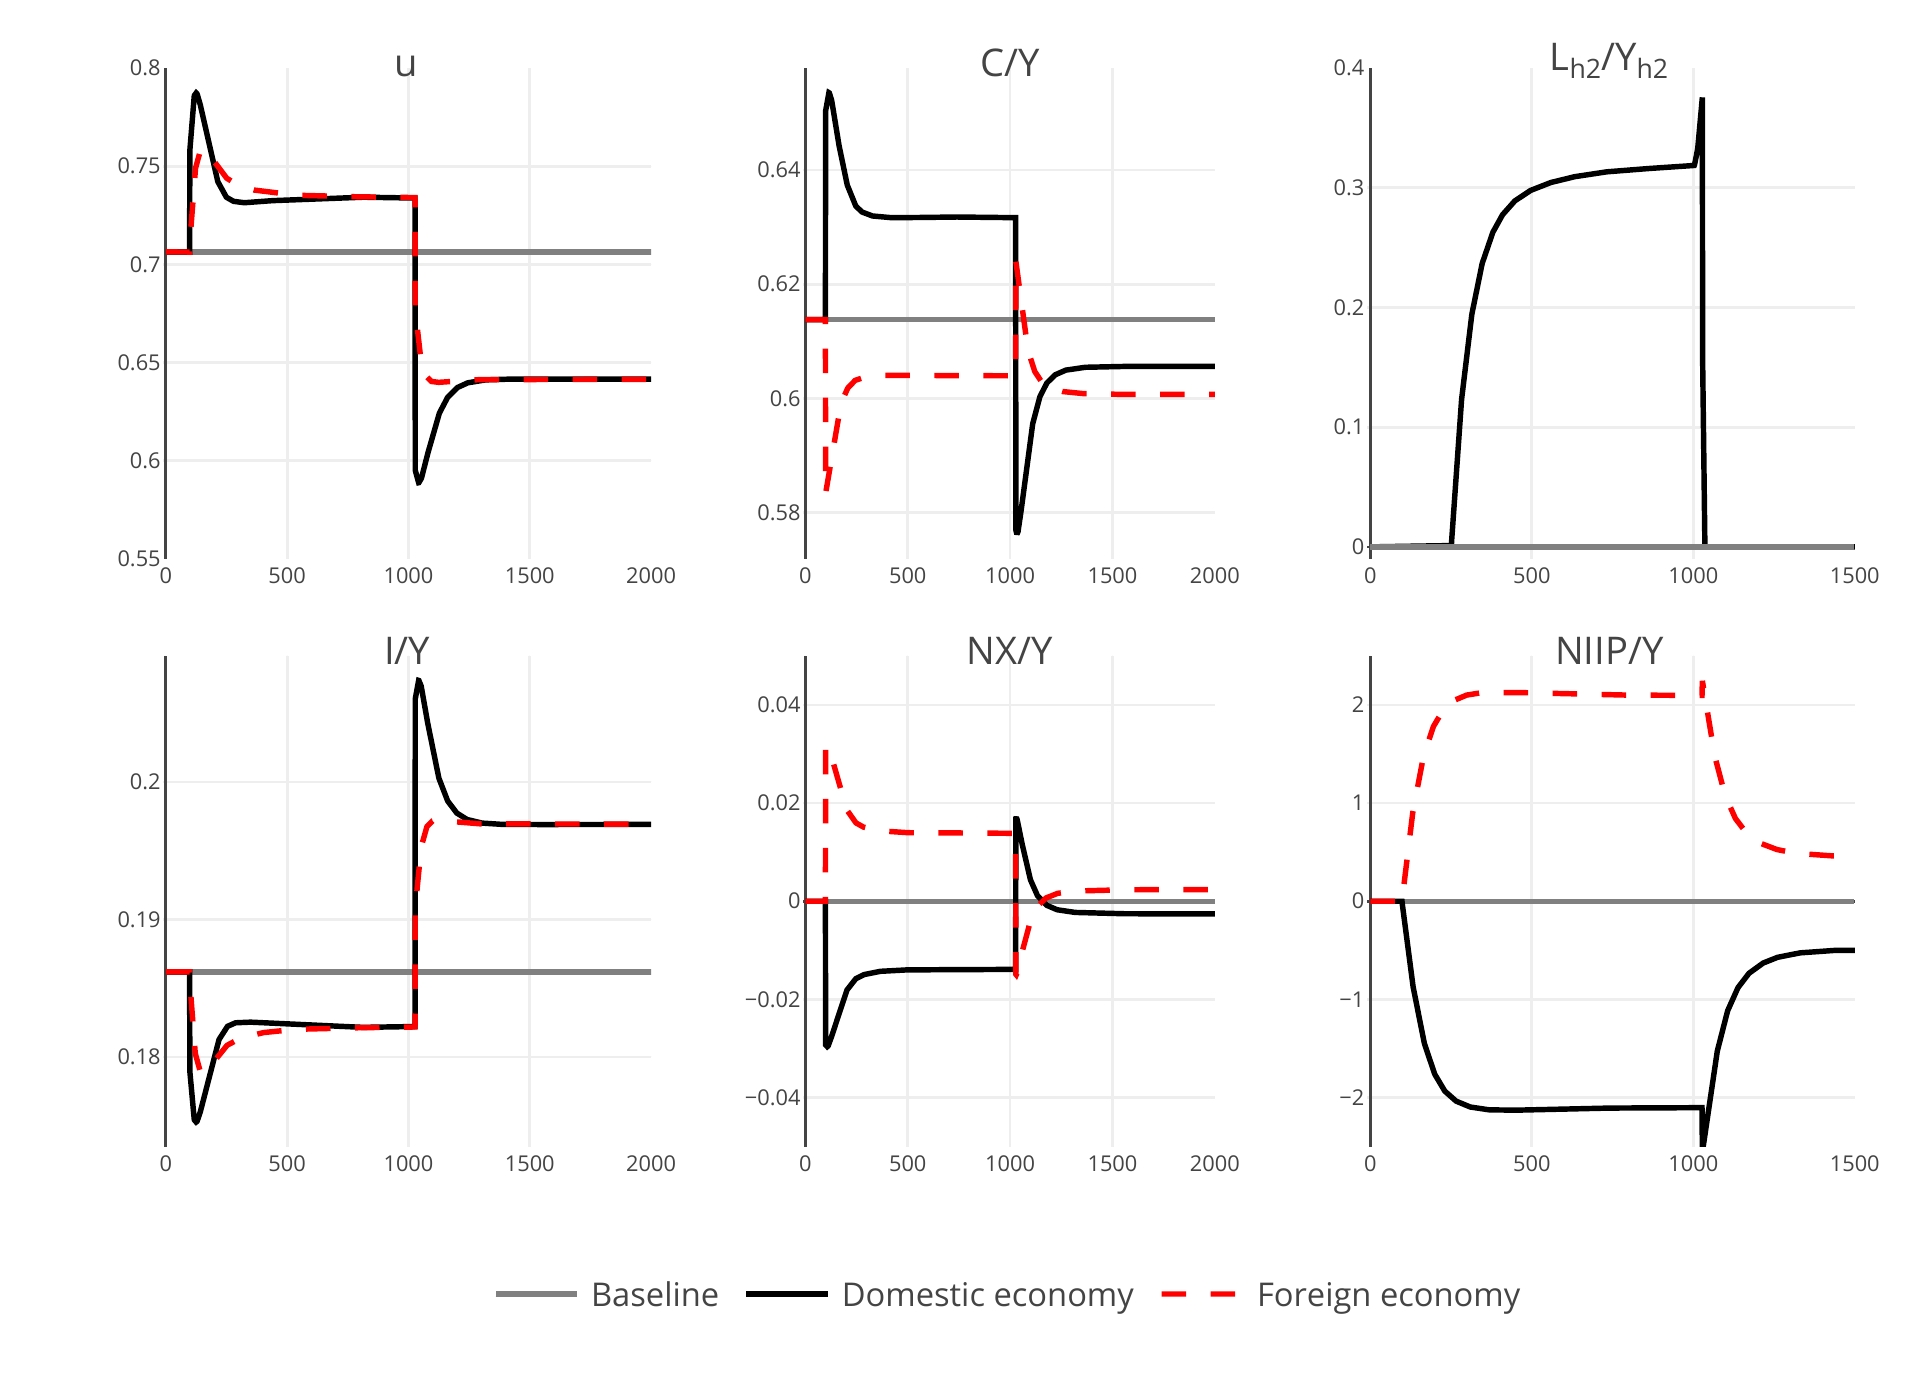

The script that drew this image:
library(plotly)

# Load the data
load(here::here("R/simulated_series_for_plots"))

# Annotations for subplots
u <- list(
  text = "u",
  font = list(size = 14),
  xref = "paper",
  yref = "paper",
  yanchor = "bottom",
  xanchor = "center",
  align = "center",
  x = 0.5,
  y = 0.95,
  showarrow = FALSE)

gr_Y <- list(
  text = "gr<sub>Y&#770;</sub>",
  font = list(size = 14),
  xref = "paper",
  yref = "paper",
  yanchor = "bottom",
  xanchor = "center",
  align = "center",
  x = 0.5,
  y = 0.95,
  showarrow = FALSE)

C_Y <- list(
  text = "C/Y",
  font = list(size = 14),
  xref = "paper",
  yref = "paper",
  yanchor = "bottom",
  xanchor = "center",
  align = "center",
  x = 0.5,
  y = 0.95,
  showarrow = FALSE)

I_Y <- list(
  text = "I/Y",
  font = list(size = 14),
  xref = "paper",
  yref = "paper",
  yanchor = "bottom",
  xanchor = "center",
  align = "center",
  x = 0.5,
  y = 0.95,
  showarrow = FALSE)

G_Y <- list(
  text = "G/Y",
  font = list(size = 14),
  xref = "paper",
  yref = "paper",
  yanchor = "bottom",
  xanchor = "center",
  align = "center",
  x = 0.5,
  y = 0.95,
  showarrow = FALSE)

NX_Y <- list(
  text = "NX/Y",
  font = list(size = 14),
  xref = "paper",
  yref = "paper",
  yanchor = "bottom",
  xanchor = "center",
  align = "center",
  x = 0.5,
  y = 0.95,
  showarrow = FALSE)

L_Yh2 <- list(
  text = "L<sub>h2</sub>/Y<sub>h2</sub>",
  font = list(size = 14),
  xref = "paper",
  yref = "paper",
  yanchor = "bottom",
  xanchor = "center",
  align = "center",
  x = 0.5,
  y = 0.95,
  showarrow = FALSE)

NIIP_Y <- list(
  text = "NIIP/Y",
  font = list(size = 14),
  xref = "paper",
  yref = "paper",
  yanchor = "bottom",
  xanchor = "center",
  align = "center",
  x = 0.5,
  y = 0.95,
  showarrow = FALSE)

# Utilization rate
p_u <- plot_ly() %>% 
  add_trace(x = 0:(nrow(d3)-3),
            y = tail(d1$u, 1),
            type = "scatter",
            mode = "lines",
            name = "u<sub>baseline</sub>",
            line = list(color = "grey")) %>% 
  add_trace(x = 0:(nrow(d3)-1),
            y = d3$u,
            type = "scatter",
            mode = "lines",
            line = list(color = "black"),
            name = "u") %>% 
  add_trace(x = 0:(nrow(d3)-1),
            y = d3$ux,
            type = "scatter",
            mode = "lines",
            line = list(color = "red",
                        dash = "dash"),
            name = "u<sub>x</sub>") %>%
  layout(xaxis = list(range = c(-10, 2000),
                      tickfont = list(size = 8)),
         yaxis = list(range = c(0.55, 0.8),
                      tickfont = list(size = 8),
                      dtick = 0.05),
         annotations = u,
         showlegend = TRUE,
         hovermode = "compare")

#p_u

# Growth rate of output
p_gr_Y <- plot_ly() %>% 
  # add_trace(x = 0:(nrow(d3)-3),
  #           y = tail(d3$gr_Y, 1),
  #           type = "scatter",
  #           mode = "lines",
  #           line = list(color = "black",
  #                       dash = "dot",
  #                       width = 1),
  #           hoverinfo = "none") %>% 
  add_trace(x = 0:(nrow(d3)-3),
            y = tail(d1$gr_Y, 1),
            type = "scatter",
            mode = "lines",
            line = list(color = "grey"),
            name = "gr<sub>Y&#770;<sub>baseline</sub></sub>") %>%
  add_trace(x = 0:(nrow(d3)-3),
            y = d3$gr_Y[3:nrow(d3)],
            type = "scatter",
            mode = "lines",
            line = list(color = "black"),
            name = "gr<sub>Y&#770;<sub>") %>% 
  add_trace(x = 0:(nrow(d3)-3),
            y = d3$gr_Yx[3:nrow(d3)],
            type = "scatter",
            mode = "lines",
            name = "gr<sub>Y&#770;<sub>x</sub></sub>",
            line = list(color = "red",
                        dash = "dash")) %>%
  layout(xaxis = list(range = c(-10, 2000),
                      tickfont = list(size = 8)),
         yaxis = list(range = c(0.014, 0.018),
                      tickfont = list(size = 8)),
         annotations = gr_Y,
         showlegend = TRUE,
         hovermode = "compare")

#p_gr_Y

# Consumption share
p_C <- plot_ly() %>% 
  add_trace(x = 0:(nrow(d3)-3),
            y = tail(d1$C_Y, 1),
            type = "scatter",
            mode = "lines",
            name = "gr<sub>Y<sub>x</sub></sub>",
            line = list(color = "grey")) %>% 
  add_trace(x = 0:(nrow(d3)-1),
            y = d3$C_Y,
            type = "scatter",
            mode = "lines",
            line = list(color = "black"),
            name = "C/Y") %>% 
  add_trace(x = 0:(nrow(d3)-1),
            y = d3$C_Yx,
            type = "scatter",
            mode = "lines",
            line = list(color = "red",
                        dash = "dash"),
            name = "C/Y<sub>x</sub>") %>%
  layout(xaxis = list(range = c(-10, 2000),
                      tickfont = list(size = 8)),
         yaxis = list(tickfont = list(size = 8)),
         annotations = C_Y,
         showlegend = TRUE,
         hovermode = "compare")
#p_C

# Investment share
p_I <- plot_ly() %>%
  # add_trace(x = 0:(nrow(d3)-3),
  #           y = tail(d3$I_Y, 1),
  #           type = "scatter",
  #           mode = "lines",
  #           hoverinfo = "none",
  #           line = list(color = "black",
  #                       dash = "dot",
  #                       width = 1)) %>% 
  add_trace(x = 0:(nrow(d3)-3),
            y = tail(d1$I_Y, 1),
            type = "scatter",
            mode = "lines",
            name = "I/Y<sub>baseline</sub>",
            line = list(color = "grey")) %>% 
  add_trace(x = 0:(nrow(d3)-1),
            y = d3$I_Y,
            type = "scatter",
            mode = "lines",
            line = list(color = "black"),
            name = "I/Y") %>% 
  add_trace(x = 0:(nrow(d3)-1),
            y = d3$I_Yx,
            type = "scatter",
            mode = "lines",
            line = list(color = "red",
                        dash = "dash"),
            name = "I/Y<sub>x</sub>") %>%
  layout(xaxis = list(range = c(-10, 2000),
                      tickfont = list(size = 8)),
         yaxis = list(tickfont = list(size = 8)),
         annotations = I_Y,
         showlegend = TRUE,
         hovermode = "compare")

#p_I

# Government share
p_G <- plot_ly() %>% 
  add_trace(x = 0:(nrow(d3)-1),
            y = round(d3$G_Y, digits = 2),
            type = "scatter",
            mode = "lines",
            line = list(color = "black"),
            name = "G/Y") %>% 
  add_trace(x = 0:(nrow(d3)-1),
            y = round(d3$G_Yx, digits = 2),
            type = "scatter",
            mode = "lines",
            line = list(color = "red",
                        dash = "dash"),
            name = "G/Y<sub>x</sub>") %>%
  layout(xaxis = list(range = c(-10, 2000),
                      tickfont = list(size = 8)),
         yaxis = list(range = c(0, 0.3), 
                      tickfont = list(size = 8)),
         annotations = G_Y,
         showlegend = TRUE,
         hovermode = "compare")

#p_G

# Net export share
p_NX <- plot_ly() %>% 
  add_trace(x = 0:(nrow(d3)-3),
            y = tail(d1$NX_Y, 1),
            type = "scatter",
            mode = "lines",
            name = "Baseline",
            line = list(color = "grey")) %>% 
  add_trace(x = 0:(nrow(d3)-1),
            y = d3$NX_Y,
            type = "scatter",
            mode = "lines",
            line = list(color = "black"),
            name = "Domestic economy") %>% # NX/Y 
  add_trace(x = 0:(nrow(d3)-1),
            y = d3$NX_Yx,
            type = "scatter",
            mode = "lines",
            line = list(color = "red",
                        dash = "dash"),
            name = "Foreign economy") %>% # NX/Y<sub>x</sub>
  layout(xaxis = list(range = c(-10, 2000),
                      tickfont = list(size = 8)),
         yaxis = list(range = c(-0.05, 0.05),
                      tickfont = list(size = 8),
                      dtick = 0.02),
         annotations = NX_Y,
         showlegend = TRUE,
         hovermode = "compare")

#p_NX

# NIIP share
p_NIIP <- plot_ly() %>% 
  add_trace(x = 0:(nrow(d1)-3),
            y = 0,
            type = "scatter",
            mode = "lines",
            name = "Baseline",
            line = list(color = "grey")) %>% 
  add_trace(x = 0:(nrow(d3)-1),
            y = d3$NIIP_Y,
            type = "scatter",
            mode = "lines",
            line = list(color = "black"),
            name = "Domestic economy") %>% 
  add_trace(x = 0:(nrow(d3)-1),
            y = d3$NIIP_Yx,
            type = "scatter",
            mode = "lines",
            line = list(color = "red",
                        dash = "dash"),
            name = "Foreign economy") %>% 
  layout(xaxis = list(range = c(-10, 1500),
                      tickfont = list(size = 8)),
         yaxis = list(range = c(-2.5, 2.5),
                      tickfont = list(size = 8),
                      dtick = 1),
         annotations = NIIP_Y,
         showlegend = TRUE,
         hovermode = "compare")

# p_NIIP

# Debt to income ratio
p_L_Yh2 <- plot_ly() %>% 
  add_trace(x = 0:(nrow(d3)-1),
            y = d3$L_Yh2,
            type = "scatter",
            mode = "lines",
            line = list(color = "black"),
            name = "(L/Y)<sub>h2</sub>") %>% 
  add_trace(x = 0:(nrow(d1)-3),
            y = 0,
            type = "scatter",
            mode = "lines",
            name = "Baseline",
            line = list(color = "grey")) %>% 
  layout(xaxis = list(range = c(-10, 1500),
                      tickfont = list(size = 8)),
         yaxis = list(range = c(-0.01, 0.4), 
                      tickfont = list(size = 8)),
         annotations = L_Yh2,
         showlegend = TRUE,
         hovermode = "compare")

#p_L_Yh2

sub_plots <- subplot(style(p_u, showlegend = FALSE),
                     style(p_C, showlegend = FALSE),
                     style(p_L_Yh2, showlegend = FALSE),
                     style(p_I, showlegend = FALSE),
                     style(p_NX, showlegend = FALSE),
                     p_NIIP,
                     nrows = 2, margin = 0.045, titleY = T, titleX = T) %>%
  layout(legend = list(x = 0.5,
                       orientation = "h",
                       xanchor = "center",
                       font = list(size = 12))) %>% 
  config(displayModeBar = F)

sub_plots

# orca(
#   sub_plots,
#   file = "R/plots/figure3.pdf"
# )
